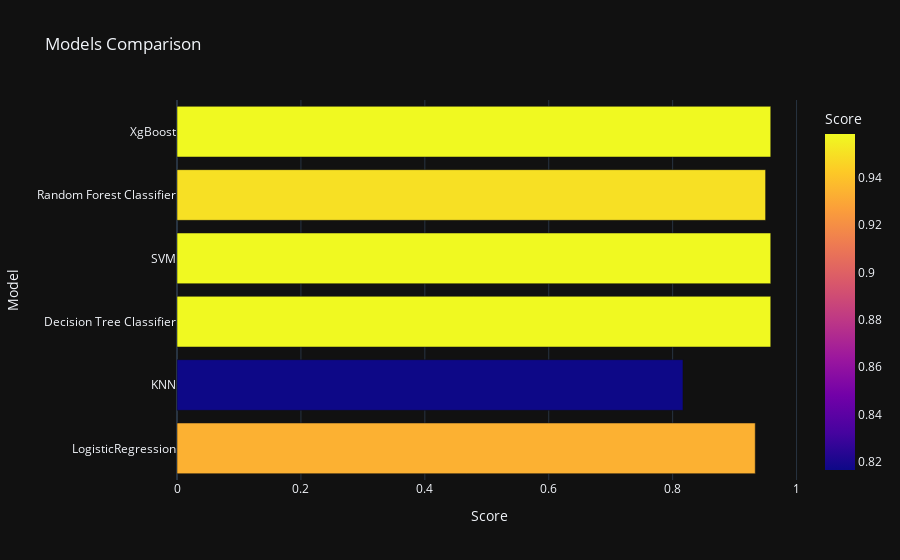

Notebook source saved alongside this figure:
### Code cell
px.bar(data_frame = models, x = 'Score', y = 'Model', color = 'Score', template = 'plotly_dark', 
       title = 'Models Comparison')

### Figure 1 — Plotly figure (JSON) as saved in the notebook; plotly's stock layout.template omitted (floating-point values rounded to 4 significant figures)
{"data": [{"alignmentgroup": "True", "hovertemplate": "Score=%{marker.color}<br>Model=%{y}<extra></extra>", "legendgroup": "", "marker": {"color": [0.9333, 0.8167, 0.9583, 0.9583, 0.95, 0.9583], "coloraxis": "coloraxis", "pattern": {"shape": ""}}, "name": "", "offsetgroup": "", "orientation": "h", "showlegend": false, "textposition": "auto", "type": "bar", "x": [0.9333, 0.8167, 0.9583, 0.9583, 0.95, 0.9583], "xaxis": "x", "y": ["LogisticRegression", "KNN", "Decision Tree Classifier", "SVM", "Random Forest Classifier", "XgBoost"], "yaxis": "y"}], "layout": {"barmode": "relative", "coloraxis": {"colorbar": {"title": {"text": "Score"}}, "colorscale": [[0, "#0d0887"], [0.1111, "#46039f"], [0.2222, "#7201a8"], [0.3333, "#9c179e"], [0.4444, "#bd3786"], [0.5556, "#d8576b"], [0.6667, "#ed7953"], [0.7778, "#fb9f3a"], [0.8889, "#fdca26"], [1, "#f0f921"]]}, "legend": {"tracegroupgap": 0}, "title": {"text": "Models Comparison"}, "xaxis": {"anchor": "y", "domain": [0, 1], "title": {"text": "Score"}}, "yaxis": {"anchor": "x", "domain": [0, 1], "title": {"text": "Model"}}}}
